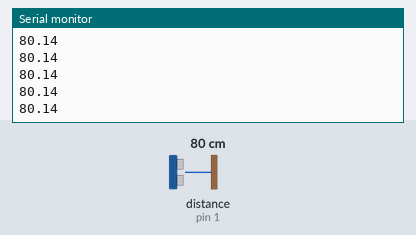
Recording of a sketch running on a simulated Arduino Uno, built with avr-gcc and run on an emulated ATmega328P. On the bench: the last lines printed to the serial monitor. Inputs (shaded band) come from the test bench; at power-on: distance to the obstacle (sensor on pin 1) 80 cm. The echo pulse lasts 58.3 µs per cm.

Above: at 1.2 s.
1.3 s: distance to the obstacle (sensor on pin 1) set to 2 cm
At 1.38 s:
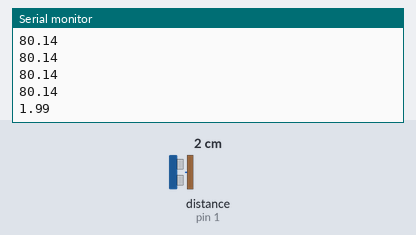
2.8 s: distance to the obstacle (sensor on pin 1) set to 4 cm
At 2.89 s:
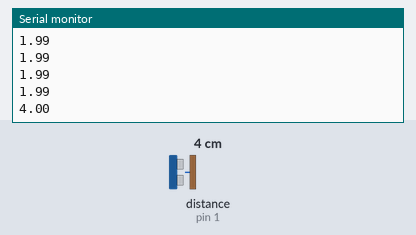
Timing chart, 0 to 5.8 s (numbered marks = the images above; inputs shaded):
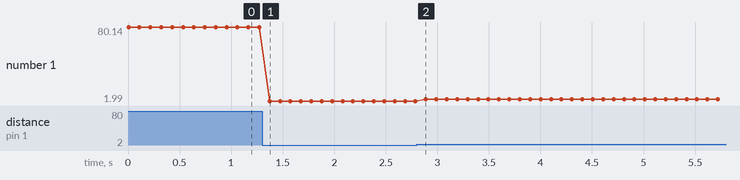

The sketch:

16_04_26_sensordedistancia.ino
```cpp
#define trigger 0
#define echo 1

void setup(){
  Serial.begin(9600);
  pinMode(trigger, OUTPUT);
  pinMode(echo, INPUT);
}

void loop(){
  digitalWrite(trigger, LOW);
  delayMicroseconds(10);
  digitalWrite(trigger, HIGH);
  delayMicroseconds(10);
  digitalWrite(trigger, LOW);

  float leitura = pulseIn(echo, HIGH);
  float distancia = (leitura/2) / 29.1;
  Serial.println(distancia);
  delay(100);
}
```

Measured:
- after the input at 1.3 s, the serial monitor: prints a new line after 0.07 s (image 1)
- after the input at 2.8 s, the serial monitor: prints a new line after 0.09 s (image 2)
- plotted number 1: 80.14 → 1.99 after the input at 1.3 s, 1.99 → 4 after the input at 2.8 s
